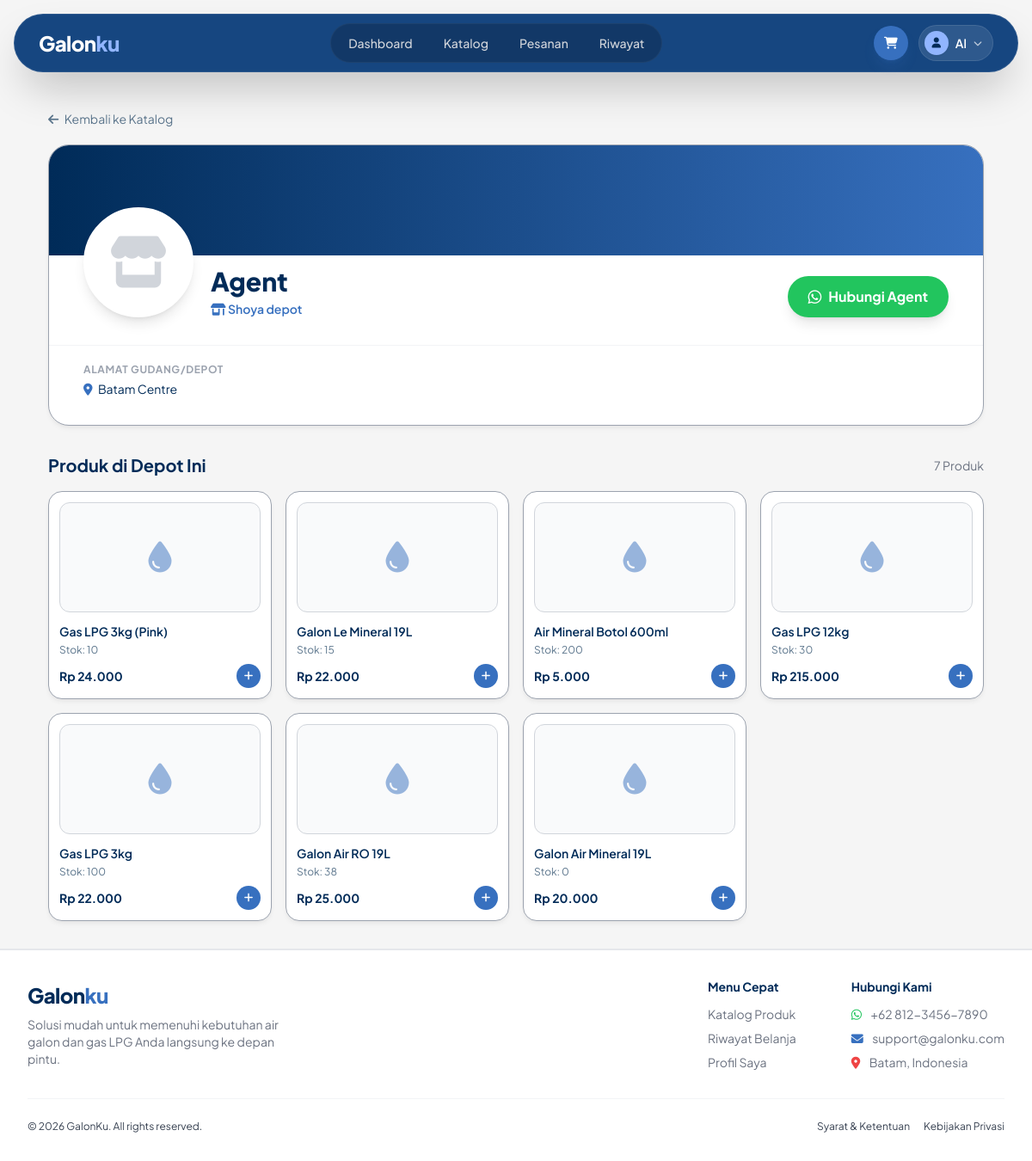
The app's page /user/portofolio_depot.php?id=14 (signed in) with its own data.
### tables this page shows
CREATE TABLE `users` (
  `id_user` int NOT NULL,
  `foto` longblob,
  `username` varchar(50) NOT NULL,
  `password` varchar(255) NOT NULL,
  `no_hp` varchar(255) NOT NULL,
  `email` varchar(100) DEFAULT NULL,
  `address` text,
  `depot` varchar(50) DEFAULT NULL,
  `id_role` int DEFAULT NULL
);

CREATE TABLE `product` (
  `id_product` int NOT NULL,
  `id_agent` int NOT NULL,
  `img` varchar(255) DEFAULT NULL,
  `name_product` varchar(100) NOT NULL,
  `price` decimal(10,2) NOT NULL,
  `stock` int NOT NULL
);

### user/portofolio_depot.php (the view, shortened to what this page needs)
<?php
include __DIR__ . '/../koneksi.php';
$id_agent = $_GET['id'];
$query_user = mysqli_query($koneksi, "SELECT * FROM users WHERE id_user = '$id_agent' AND id_role = 2");
$agent = mysqli_fetch_assoc($query_user);
$query_produk = "SELECT * FROM product WHERE id_agent = '$id_agent' ORDER BY id_product DESC";
$result_produk = mysqli_query($koneksi, $query_produk);
?>
<!DOCTYPE html>
<html lang="id">
<head>
    <?php include '../layout/assets.php'; ?>
</head>
<body class="font-sans antialiased bg-surface">
    <?php include '../layout/navbar.php'; ?>
    <main class="max-w-6xl mx-auto px-4 sm:px-6 lg:px-8 py-6 md:py-8">
        <div class="mb-5 text-sm">
            <a href="katalog.php" class="text-accent hover:text-primary transition">
                <i class="fa-solid fa-arrow-left mr-1"></i> Kembali ke Katalog
            </a>
        </div>
        <div class="bg-white rounded-3xl shadow-soft border border-gray-400 overflow-hidden mb-8 relative">
            <div class="h-32 bg-gradient-to-r from-primary to-secondary"></div>
            <div class="px-6 md:px-10 pb-8 relative flex flex-col md:flex-row items-center md:items-end gap-5">
                <div class="w-28 h-28 md:w-32 md:h-32 rounded-full bg-white border-4 border-white shadow-lg -mt-14 flex items-center justify-center overflow-hidden z-10 relative">
                    <?php if (!empty($agent['foto']) && strpos($agent['foto'], 'dummy') === false) { ?>
                        <img src="../poto/<?= $agent['foto']; ?>" class="w-full h-full object-cover">
                    <?php } else { ?>
                        <i class="fa-solid fa-store text-6xl text-gray-300"></i>
                    <?php } ?>
                </div>
                <div class="flex-1 text-center md:text-left mt-2 md:mt-0">
                    <h1 class="text-2xl md:text-3xl font-extrabold text-primary capitalize"><?= htmlspecialchars($agent['username']); ?></h1>
                    <p class="text-sm text-secondary font-semibold mt-1">
                        <i class="fa-solid fa-shop"></i> <?= htmlspecialchars($agent['depot'] ?? 'Depot GalonKu'); ?>
                    </p>
                </div>
                <?php if (!empty($agent['no_hp'])) { ?>
                    <a href="https://wa.me/62<?= preg_replace('/^0/', '', $agent['no_hp']); ?>?text=Halo%20<?= urlencode($agent['username']); ?>,%20saya%20ingin%20bertanya%20mengenai%20produk%20di%20depot%20Anda."
                       target="_blank"
                       class="bg-green-500 text-white px-6 py-2.5 rounded-full font-bold hover:bg-green-600 transition flex items-center gap-2 shadow-lg mt-2 md:mt-0 w-full md:w-auto justify-center">
                        <i class="fa-brands fa-whatsapp text-lg"></i> Hubungi Agent
                    </a>
                <?php } ?>
            </div>
            <div class="px-6 md:px-10 pb-8 border-t border-gray-100 pt-5">
                <h3 class="text-xs font-bold text-gray-400 uppercase tracking-wider mb-1">Alamat Gudang/Depot</h3>
                <p class="text-primary text-sm">
                    <i class="fa-solid fa-location-dot text-secondary mr-1"></i>
                    <?= htmlspecialchars($agent['address'] ?? 'Alamat belum diatur'); ?>
                </p>
            </div>
        </div>
        <div class="mb-4 flex items-center justify-between">
            <h2 class="text-xl font-bold text-primary">Produk di Depot Ini</h2>
            <span class="text-sm text-gray-500"><?= mysqli_num_rows($result_produk); ?> Produk</span>
        </div>
        <div class="grid grid-cols-2 md:grid-cols-4 gap-4">
            <?php
            while ($row = mysqli_fetch_assoc($result_produk)) {
            ?>
            <a href="detail_produk.php?id=<?= $row['id_product']; ?>" class="block bg-white p-3 rounded-2xl shadow-soft hover:shadow-pop transition-all group border border-gray-400">
                <div class="h-28 md:h-32 bg-gray-50 rounded-xl mb-3 flex items-center justify-center overflow-hidden border border-gray-300">
                    <?php if (!empty($row['img']) && strpos($row['img'], 'dummy') === false && strpos($row['img'], 'img_produk') !== false) { ?>
                        <img src="../agent/<?= $row['img']; ?>" class="w-full h-full object-cover group-hover:scale-110 transition-transform" alt="<?= $row['name_product']; ?>">
                    <?php } else { ?>
                        <i class="fa-solid fa-droplet text-secondary text-4xl opacity-50 group-hover:scale-110 transition-transform"></i>
                    <?php } ?>
                </div>
                <h3 class="font-semibold text-sm text-primary mb-1 truncate"><?= htmlspecialchars($row['name_product']); ?></h3>
                <p class="text-xs text-accent mb-2">Stok: <?= $row['stock']; ?></p>
                <div class="flex items-center justify-between">
                    <span class="font-bold text-primary text-sm">Rp <?= number_format($row['price'], 0, ',', '.'); ?></span>
                    <div class="w-7 h-7 rounded-full bg-secondary text-white flex items-center justify-center text-xs hover:bg-primary transition-colors">
                        <i class="fa-solid fa-plus"></i>
                    </div>
                </div>
            </a>
            <?php } ?>
        </div>
    </main>
    <?php include '../layout/footer.php'; ?>
</body>
</html>

### layout/assets.php (style rules this page uses)
body { background-color: #F1F5F9; font-family: 'Plus Jakarta Sans', sans-serif; color: #002B58; }

### records on screen
users: username "Agent", depot "Shoya depot", address "Batam Centre"
product: name_product "Gas LPG 3kg (Pink)", stock "10", price "24.000"
product: name_product "Galon Le Mineral 19L", stock "15", price "22.000"
product: name_product "Air Mineral Botol 600ml", stock "200", price "5.000"
product: name_product "Gas LPG 12kg", stock "30", price "215.000"
product: name_product "Gas LPG 3kg", stock "100", price "22.000"
product: name_product "Galon Air RO 19L", stock "38", price "25.000"
product: name_product "Galon Air Mineral 19L", stock "0", price "20.000"

### other values on screen
$nav_username "Al"
mysqli_num_rows($result_produk) "7"
